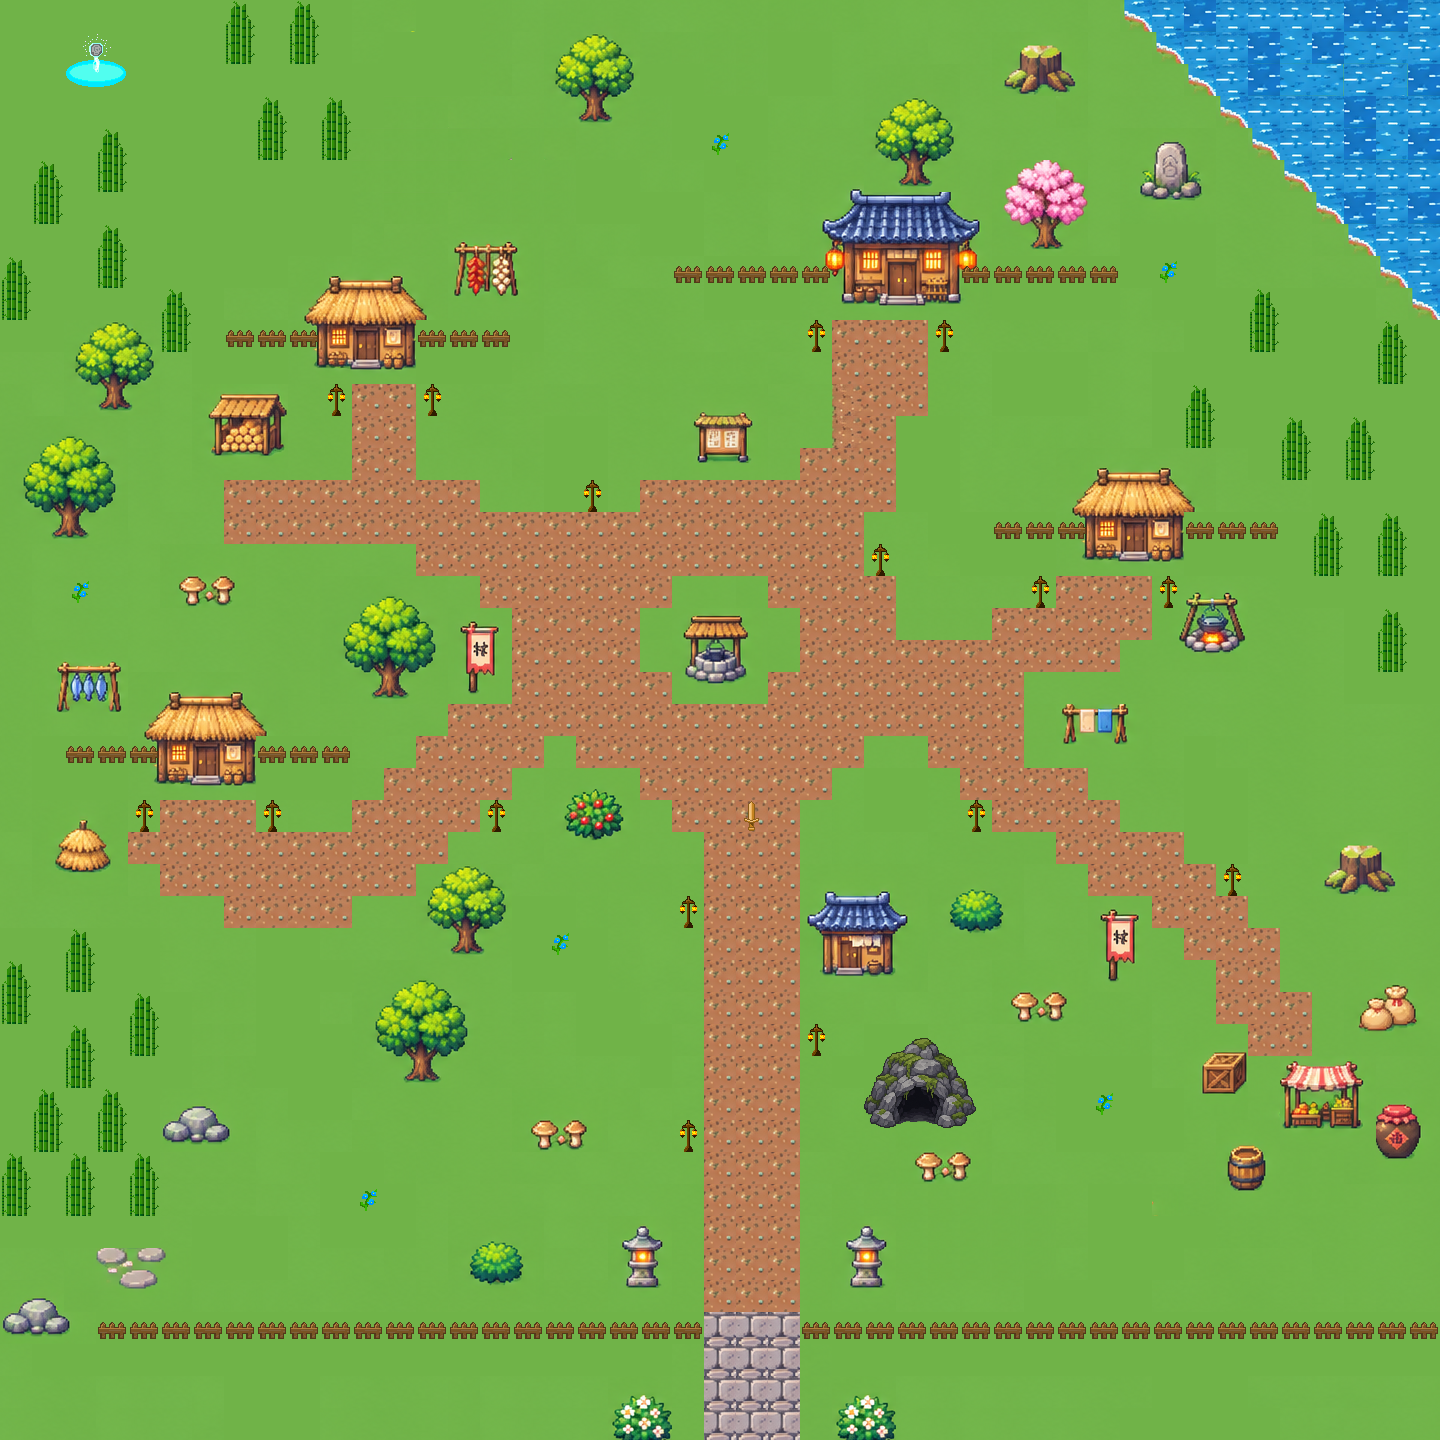

The image is a tile-based game level rendered from a .tmx file. Its description and source (layers, tilesets, objects; grid data summarised) follow:
An orthogonal 45x45 tile map with 32x32 px tiles, 2 tile layers (Ground, Objects), 8 tilesets, 1 image layer and 107 objects.

<map version="1.10" tiledversion="1.12.2" orientation="orthogonal" renderorder="right-down" width="45" height="45" tilewidth="32" tileheight="32" infinite="0" nextlayerid="8" nextobjectid="146">
 <editorsettings>
  <export target="village_updated.lua" format="lua" />
 </editorsettings>
 <tileset firstgid="1" name="tiles" tilewidth="32" tileheight="32" tilecount="1536" columns="48">
  <image source="village_tiles.png" width="1536" height="1024" />
 </tileset>
 <tileset firstgid="1537" name="props" tilewidth="32" tileheight="32" tilecount="384" columns="24">
  <image source="village_props.png" width="768" height="512" />
 </tileset>
 <tileset firstgid="1921" name="Wooden Sword" tilewidth="32" tileheight="32" tilecount="1" columns="1">
  <image source="wooden_sword.png" width="32" height="32" />
 </tileset>
 <tileset firstgid="1922" name="fence" tilewidth="32" tileheight="32" tilecount="1" columns="1">
  <image source="fence.png" width="32" height="32" />
 </tileset>
 <tileset firstgid="1923" name="flower" tilewidth="32" tileheight="32" tilecount="1" columns="1">
  <image source="flower.png" width="32" height="32" />
 </tileset>
 <tileset firstgid="1924" name="lamp" tilewidth="32" tileheight="32" tilecount="1" columns="1">
  <image source="lamp.png" width="32" height="32" />
 </tileset>
 <tileset firstgid="1925" name="bamboo" tilewidth="32" tileheight="32" tilecount="2" columns="1">
  <image source="bamboo.png" width="32" height="64" />
 </tileset>
 <tileset firstgid="1927" name="qi_pool" tilewidth="32" tileheight="32" tilecount="4" columns="2">
  <image source="magic_pool/magic_pool0.png" width="64" height="64" />
 </tileset>
 <layer id="1" name="Ground" width="45" height="45">
  <data>[2025 cells, 2025 non-empty, 358 distinct tile ids]</data>
 </layer>
 <layer id="2" name="Objects" width="45" height="45">
  <data>[2025 cells, 146 non-empty, 10 distinct tile ids]</data>
 </layer>
 <imagelayer id="7" name="Cave Entrance Artwork" offsetx="864" offsety="1038">
  <image source="cave_entrance.png" width="112" height="90" />
 </imagelayer>
 <objectgroup id="5" name="Collisions">
  <object id="9" x="64" y="32" width="64" height="64" />
  <object id="11" x="32" y="160" width="32" height="64" />
  <object id="12" x="0" y="256" width="32" height="64" />
  <object id="13" x="96" y="128" width="32" height="64" />
  <object id="15" x="96" y="224" width="32" height="64" />
  <object id="16" x="160" y="288" width="32" height="64" />
  <object id="19" x="224" y="0" width="32" height="64" />
  <object id="20" x="256" y="96" width="32" height="64" />
  <object id="22" x="320" y="96" width="32" height="64" />
  <object id="23" x="288" y="0" width="32" height="64" />
  <object id="25" x="544" y="32" width="96" height="96" />
  <object id="27" x="864" y="96" width="96" height="96" />
  <object id="28" x="832" y="192" width="128" height="128" />
  <object id="29" x="992" y="32" width="96" height="64" />
  <object id="32" x="1152" y="128" width="32" height="64" />
  <object id="33" x="992" y="160" width="96" height="96" />
  <object id="34" x="960" y="256" width="160" height="32" />
  <object id="35" x="672" y="256" width="160" height="32" />
  <object id="36" x="1248" y="288" width="32" height="64" />
  <object id="37" x="1376" y="320" width="32" height="64" />
  <object id="38" x="1184" y="384" width="32" height="64" />
  <object id="39" x="1280" y="416" width="32" height="64" />
  <object id="41" x="1344" y="416" width="32" height="64" />
  <object id="42" x="1312" y="512" width="32" height="64" />
  <object id="43" x="1376" y="512" width="32" height="64" />
  <object id="44" x="1376" y="608" width="32" height="64" />
  <object id="46" x="1280" y="0" width="160" height="160" />
  <object id="47" x="1184" y="0" width="96" height="96" />
  <object id="48" x="1344" y="160" width="96" height="96" />
  <object id="49" x="1312" y="160" width="32" height="32" />
  <object id="50" x="1312" y="192" width="32" height="32" />
  <object id="51" x="1280" y="160" width="32" height="32" />
  <object id="53" x="1248" y="96" width="32" height="32" />
  <object id="54" x="1216" y="96" width="32" height="32" />
  <object id="55" x="1248" y="128" width="32" height="32" />
  <object id="56" x="1152" y="0" width="32" height="32" />
  <object id="57" x="1152" y="32" width="32" height="32" />
  <object id="58" x="1120" y="0" width="32" height="32" />
  <object id="59" x="1408" y="256" width="32" height="64" />
  <object id="60" x="1376" y="256" width="32" height="32" />
  <object id="61" x="1088" y="480" width="96" height="96" />
  <object id="62" x="1184" y="512" width="96" height="32" />
  <object id="63" x="992" y="512" width="96" height="32" />
  <object id="64" x="1312" y="832" width="96" height="64" />
  <object id="65" x="1344" y="992" width="64" height="32" />
  <object id="66" x="1280" y="1056" width="96" height="64" />
  <object id="67" x="1376" y="1088" width="32" height="64" />
  <object id="68" x="1216" y="1152" width="64" height="32" />
  <object id="70" x="1184" y="1056" width="64" height="32" />
  <object id="71" x="1216" y="864" width="32" height="32" />
  <object id="73" x="1152" y="576" width="32" height="32" />
  <object id="80" x="1024" y="576" width="32" height="32" />
  <object id="81" x="1184" y="608" width="64" height="32" />
  <object id="82" x="800" y="320" width="32" height="32" />
  <object id="83" x="928" y="320" width="32" height="32" />
  <object id="84" x="64" y="320" width="96" height="96" />
  <object id="85" x="32" y="448" width="64" height="96" />
  <object id="86" x="224" y="320" width="96" height="32" />
  <object id="87" x="416" y="320" width="96" height="32" />
  <object id="89" x="320" y="288" width="96" height="64" />
  <object id="90" x="448" y="256" width="64" height="32" />
  <object id="91" x="704" y="416" width="32" height="32" />
  <object id="92" x="576" y="480" width="32" height="32" />
  <object id="93" x="672" y="608" width="96" height="64" />
  <object id="94" x="864" y="544" width="32" height="32" />
  <object id="95" x="320" y="384" width="32" height="32" />
  <object id="96" x="416" y="384" width="32" height="32" />
  <object id="97" x="224" y="384" width="64" height="64" />
  <object id="99" x="64" y="672" width="64" height="32" />
  <object id="100" x="64" y="736" width="96" height="32" />
  <object id="101" x="256" y="736" width="96" height="32" />
  <object id="102" x="160" y="704" width="96" height="96" />
  <object id="103" x="128" y="800" width="32" height="32" />
  <object id="104" x="256" y="800" width="32" height="32" />
  <object id="105" x="64" y="832" width="32" height="32" />
  <object id="106" x="0" y="960" width="32" height="64" />
  <object id="107" x="64" y="928" width="32" height="64" />
  <object id="108" x="128" y="992" width="32" height="64" />
  <object id="109" x="64" y="1024" width="32" height="64" />
  <object id="110" x="32" y="1088" width="32" height="64" />
  <object id="111" x="96" y="1088" width="32" height="64" />
  <object id="112" x="128" y="1152" width="32" height="64" />
  <object id="113" x="64" y="1152" width="32" height="64" />
  <object id="114" x="0" y="1152" width="32" height="64" />
  <object id="115" x="0" y="1280" width="64" height="64" />
  <object id="116" x="96" y="1248" width="64" height="32" />
  <object id="117" x="160" y="1088" width="64" height="64" />
  <object id="118" x="96" y="1312" width="608" height="32" />
  <object id="119" x="384" y="992" width="64" height="96" />
  <object id="120" x="416" y="864" width="96" height="64" />
  <object id="121" x="480" y="800" width="32" height="32" />
  <object id="122" x="352" y="608" width="64" height="96" />
  <object id="123" x="448" y="640" width="64" height="64" />
  <object id="124" x="576" y="800" width="32" height="32" />
  <object id="125" x="672" y="896" width="32" height="32" />
  </objectgroup>
</map>
<!-- 12 of 107 objects omitted -->
